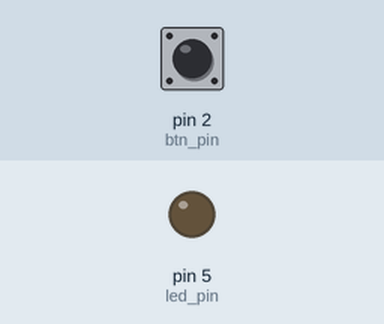
Recording of a sketch running on a simulated Arduino Uno, built with avr-gcc and run on an emulated ATmega328P. On the bench: output pins drawn as LEDs (lit = HIGH). The test bench sets the inputs (shaded band); at power-on: pin 2 (btn_pin) HIGH.

Above: at 1.8 s.
1.9 s: pin 2 (btn_pin) pulled LOW for 0.6 s
At 3.0 s:
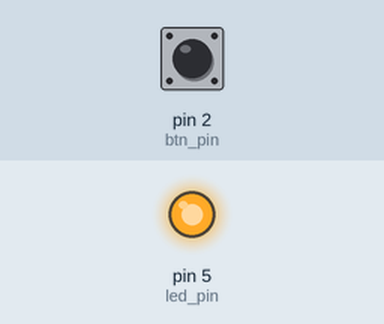
4.0 s: pin 2 (btn_pin) pulled LOW for 1 s
At 4.5 s:
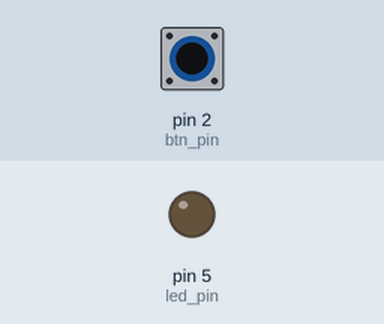
6.5 s: pin 2 (btn_pin) pulled LOW for 3.2 s
At 7.6 s:
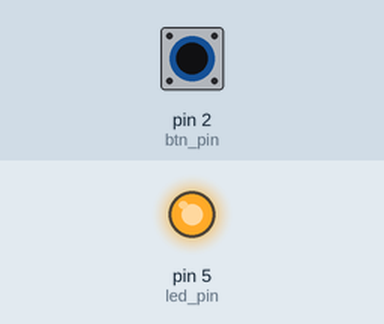
Timing chart, 0 to 9.5 s (numbered marks = the images above; inputs shaded):
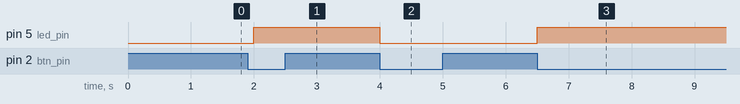

The sketch:

11_blink_button_simple.ino
```cpp
// Pins
const uint8_t btn_pin = 2;
const uint8_t led_pin = 5;

// Globals
uint8_t led_state = LOW;
uint8_t btn_prev = HIGH;

void setup() {
  pinMode(btn_pin, INPUT_PULLUP);
  pinMode(led_pin, OUTPUT);
}

void loop() {

  // Poll for button push
  uint8_t btn_state = digitalRead(btn_pin);
  if ((btn_state == LOW) && (btn_prev == HIGH)) {
    led_state = !led_state;
    digitalWrite(led_pin, led_state);
  }
  btn_prev = btn_state;

  // Pretend we're doing other stuff
  delay(500);
}
```

Measured:
- after the input at 1.9 s, pin 5 (led_pin): LOW → HIGH after 0.10 s
- after the input at 4.0 s, pin 5 (led_pin): HIGH → LOW at once
- after the input at 6.5 s, pin 5 (led_pin): LOW → HIGH at once
